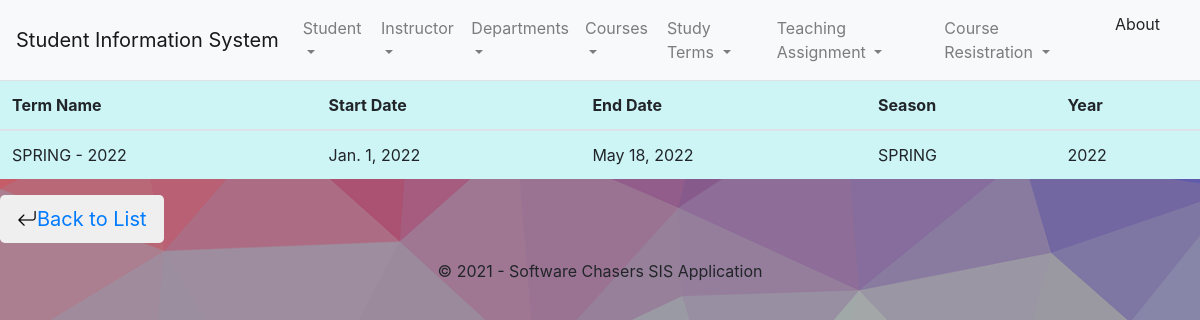
Screenshot of /studyterm/details/1 with the database file from the repository.
### sisapp/models.py (models this page shows, shortened)
class StudyTerm(models.Model):
    seasons = (
        ('SPRING', 'Spring'),
        ('FALL', 'Fall'),
    )
    term_id = models.AutoField(primary_key=True)
    term_start_date = models.DateField()
    term_end_date = models.DateField()
    term_season = models.CharField(max_length=32, choices=seasons)
    term_year = models.CharField(max_length=8)

### sisapp/Views/studyTermViews.py (the view)
class StudyTermDetailView(DetailView):
    model = StudyTerm

### templates/studyTerm/studyTerm_list_item.html (shortened to what this page needs)
{% extends 'base.html' %}
{% block body_block %}
<table class="table table-hover">
<thead>
    <tr>
         <th scope="col">Term Name</th>
        <th scope="col">Start Date</th>
        <th scope="col">End Date</th>
        <th scope="col">Season</th>
        <th scope="col">Year</th>
    </tr>
</thead>
    <tr>
       <td>{{ object.term_season }} - {{ object.term_year }}</td>
        <td>{{ object.term_start_date }}</td>
        <td>{{ object.term_end_date }}</td>
        <td>{{ object.term_season }}</td>
        <td>{{ object.term_year }}</td>
    </tr>
</table>
<button type="button" class="btn btn-default btn-lg">
  <span class="bi bi-arrow-return-left" aria-hidden="true"><a  href="{% url 'sisapp:studyTerm_list' %}" >Back to List</a></span>
</button>
{% endblock %}

### templates/base.html (style rules this page uses)
td,th { background: #CDF5F6; }
body { min-height: 80vh; height: auto !important; height: 100%; margin: 0 auto -60px; }

### rows the page displays
StudyTerm: term_season "SPRING", term_year "2022", term_start_date "Jan. 1, 2022", term_end_date "May 18, 2022"
